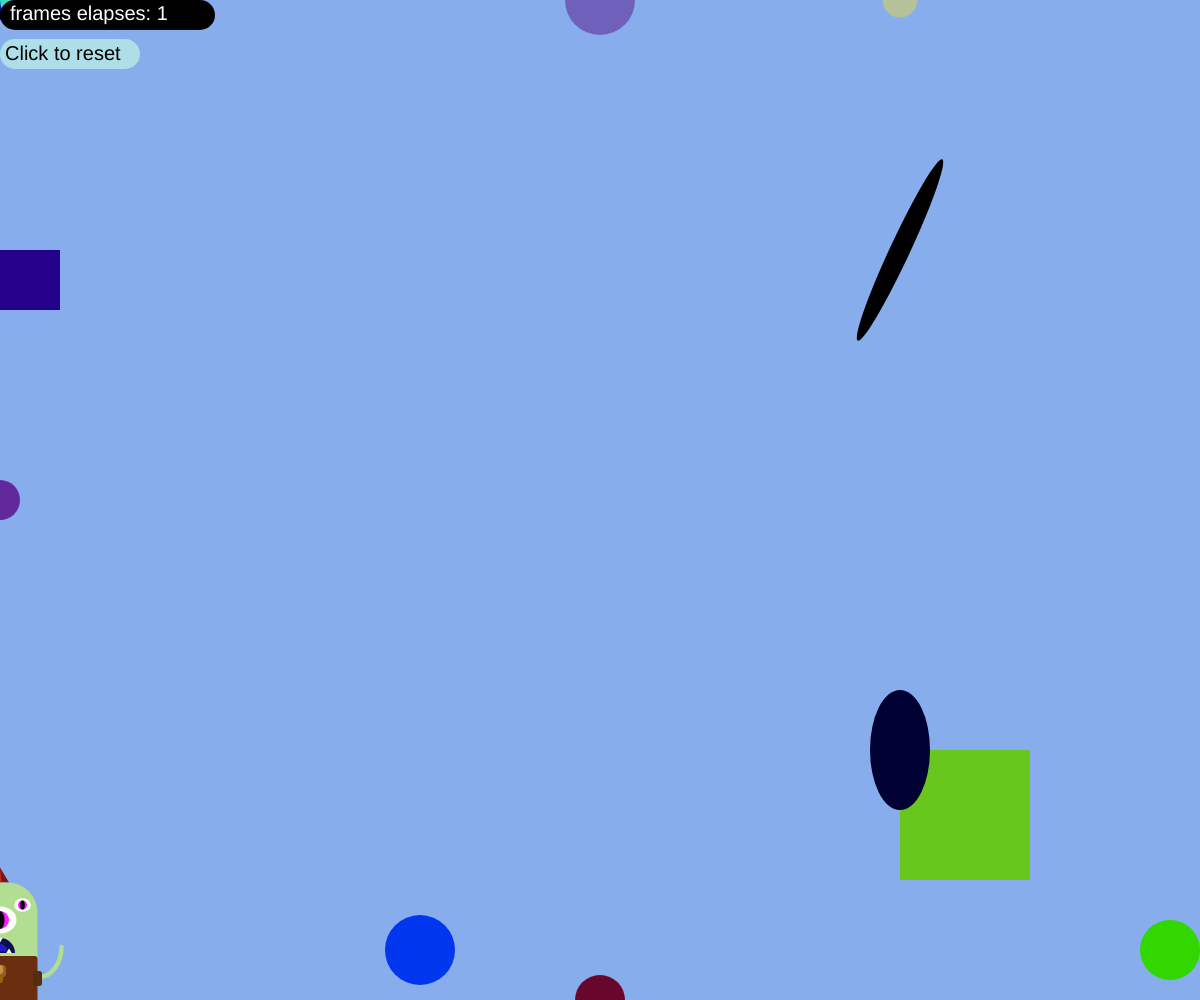
Frame 1 (no input)
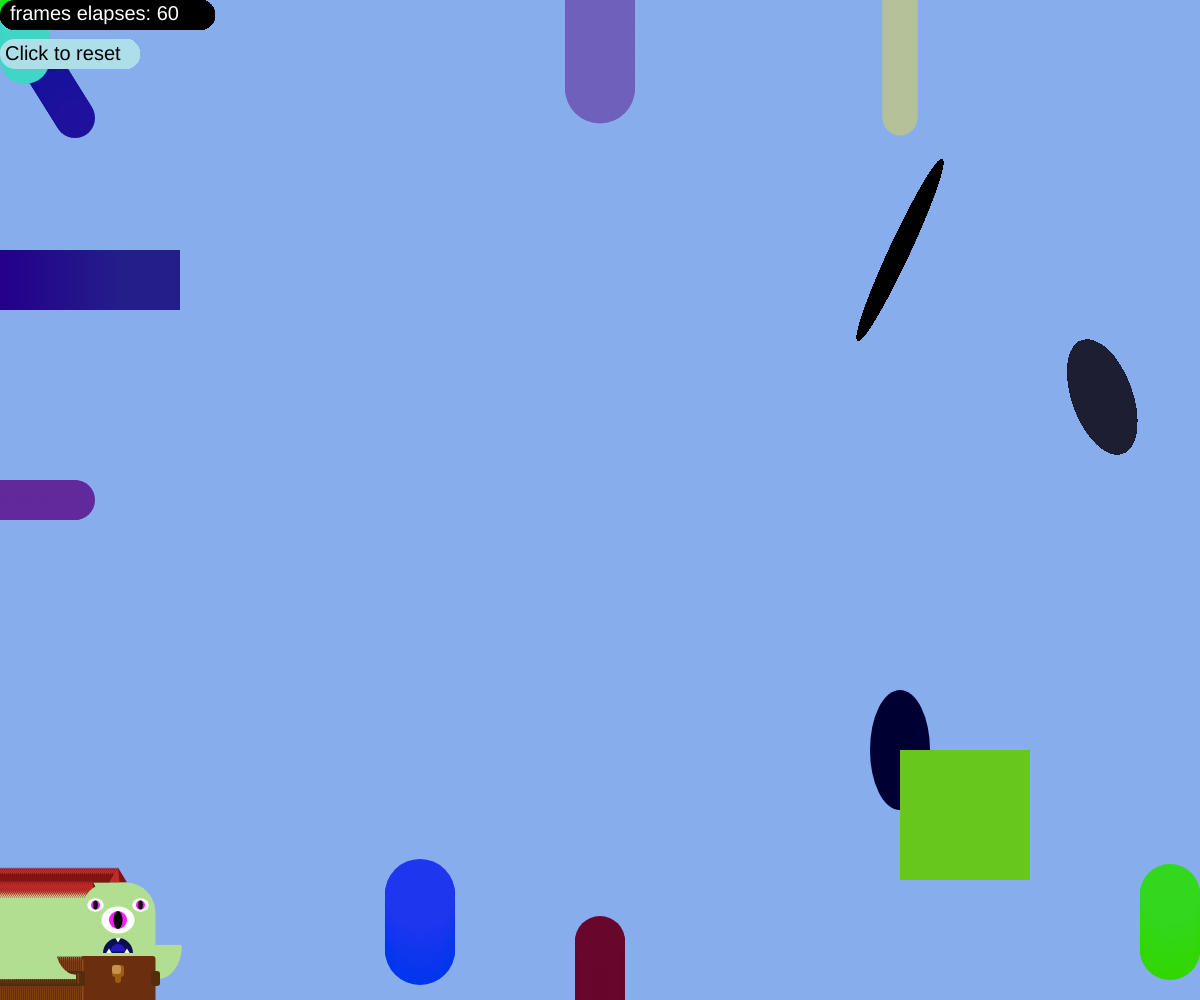
Frame 60 (no input)
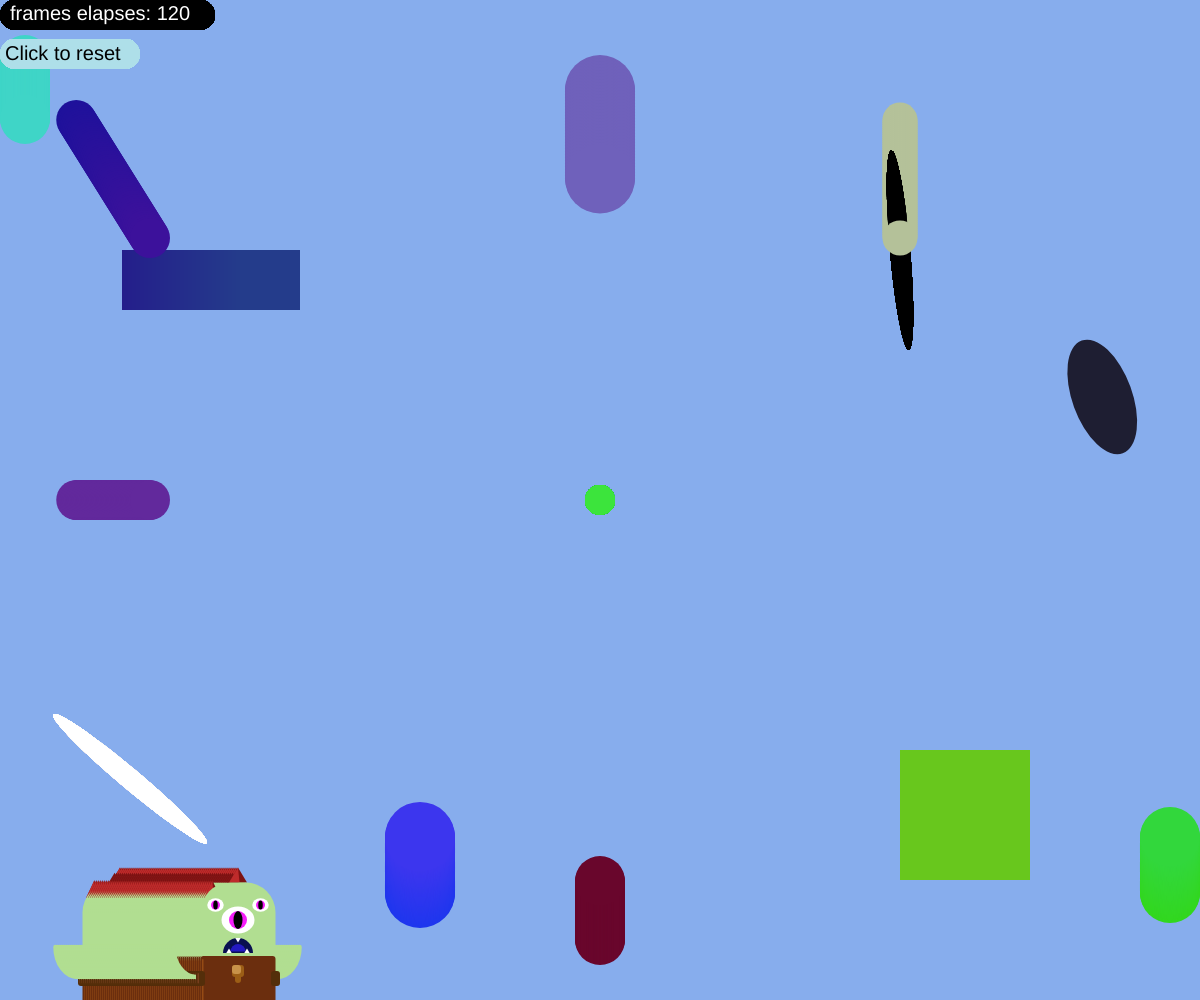
Frame 120 (the mouse pressed at the canvas centre since frame 60)

The p5.js sketch that drew these frames (run headless with seeded random() and noise() and a simulated clock; from frame 60 on, the mouse is pressed at the canvas centre):

// p5.js sketch
// ── sketch.js
function setup() {
//create a canvas
createCanvas( windowWidth, windowHeight );
//set the backgroung color
background(135, 173, 237);
}

//declare the position values
var mPositionX = 0;
var cPositionY = 0;
var cPositionX = 0;
var cPositionX2 = 1000;
var cPositionY2 = 1000;
var angle = 0;

//declare the color values
var redVal = 0;
var greenVal = 0;
var blueVal = 0;

//declare alpha value
var alphaVal = 0;

function draw() {

  //turn the cursor off
  noCursor();

  //new cursor
  noStroke();
  fill( redVal, 228, blueVal);
  ellipse( mouseX, mouseY, 30, 30, alphaVal);

  //sandbox for circle1
  //the angle is controlled by the mouse in circle1, 2 and 3.
  push();
    noStroke();
    fill('rgb(104, 199, 29)');
    rect( windowWidth * 0.75, windowHeight * 0.75, 130 );

    fill( redVal, greenVal, 50 );
    rotate( radians(angle) );
    ellipse( windowWidth * 0.75, windowHeight * 0.75 , 60, 120, alphaVal);

    angle = (mouseX * 0.25) - 20;
  pop();

  //sandbox for circle2
  push();
    translate( windowWidth * 0.75, windowHeight * 0.25);
    rotate( radians(angle) );

    noStroke();
    fill( 255 );
    ellipse ( windowWidth * 0.75, windowHeight * 0.25, 20, 200);

    //circle3
    push();
      noStroke();
      rotate( QUARTER_PI );
      fill( 0 );
      ellipse( 0, 0, 20, 200);
    pop();

  pop();

  //animation lines
  noStroke();
  fill( 50, 215, blueVal );
  ellipse( windowWidth - 30, cPositionY2 * 0.95 , 60);

  noStroke();
  fill( redVal , 54, 238 );
  ellipse( windowWidth * 0.35, cPositionY2 * 0.95 , 70);

  noStroke();
  fill('rgb(105, 6, 44)');
  ellipse( windowWidth * 0.5, cPositionY2, 50);

  noStroke();
  fill( redVal, 17, 155 );
  ellipse( cPositionX * 1.25, cPositionY * 2, 40);

  noStroke();
  fill( 36, greenVal, 139 );
  rect( cPositionX * 2, windowHeight * 0.25, 60, 60);

  noStroke();
  fill('rgb(98, 41, 156)');
  ellipse( cPositionX * 1.25, windowHeight * 0.5, 40);

  noStroke();
  fill('rgb(180, 193, 153)');
  ellipse( windowWidth * 0.75, cPositionY * 2 , 35);

  noStroke();
  fill('rgb(111, 97, 187)');
  ellipse( windowWidth * 0.5, cPositionY * 1.5 , 70);

  noStroke();
  fill('rgb(63, 213, 199)');
  ellipse( 25, cPositionY, 50);

  //text
  fill ('rgb(174, 223, 233)');
  rect( 0, 39, 140, 30, 50);

  fill ( 0 );
  textSize ( 20 );
  text( "Click to reset", 5, 60);

  //frame count
  fill( 0 );
  rect( 0, 0, 215, 30, 20);

  fill ( 255 );
  textSize( 20 );
  text( "frames elapses: " + frameCount, 10, 20 );

  //update the color values
  redVal = redVal + 0.50;
  redVal = redVal % 255;
  greenVal = greenVal + 0.50;
  greenVal = greenVal % 255;
  blueVal = blueVal + 0.50;
  blueVal = blueVal % 255;

  //update the alphaVal
  alphaVal = alphaVal + 0.1;
  alphaVal = alphaVal % 1;

  //update cPositionY and cPositionX every frame
  cPositionY = cPositionY + 1;
  cPositionX = cPositionY + 1;
  cPositionY2 = cPositionY2 - 1;
  cPositionX2 = cPositionX2 - 1;

  //create a sandbox for the monster
  push();
  //move the grid to the center of the canvas.
  translate( mPositionX , windowHeight - 80 );

  //sandbox fot the monster
  push();

    noStroke();
    fill('rgb(135, 173, 237)');
    rect( mPositionX , windowHeight -80 , 500);

    scale(0.30);
    //base of the spines
    fill('rgb(125, 19, 19)');
    noStroke();
    triangle( -30, -125, 0, -175, 30, -125);
    //sandbox for the secondary spines
    push();
      //transformations
      scale(0.9);
      translate( -20, 0 );
      //detail of the main spine
      fill('rgb(125, 19, 19)');
      noStroke();
      triangle( -30, -125, 0, -175, 30, -125 );

      //transalion of the grid
      translate( -75, 80 );
      scale( 1, 1.3);
      //spine no2
      fill('rgb(125, 19, 19)');
      noStroke();
      triangle( -30, -125, 0, -175, 30, -125 );

    pop();

    //details on the spines
    push();
      fill('rgb(190, 43, 43)');
      noStroke();
      triangle( -30, -125, 0, -175, 5, -125);
      pop();

      //sandbox for the secondary spines
     push();
       //trasnformations
       scale(0.9);
       translate( -20, 0 );

       //transalion of the grid
       translate( -75, 80 );
       scale( 1, 1.3);
       //spine no2
       fill('rgb(190, 43, 43)');
       noStroke();
       triangle( -30, -125, 0, -175, 5, -125 );

     pop();

    //base of the head
    fill('rgb(177, 222, 145)');
    noStroke();
    rect( -125, -125, 250, 300, 100, 100, 50, 50);
    //base of the suit
    fill('rgb(107, 46, 14)');
    noStroke();
    rect( -125, 120, 250, 200, 10);

  // sandbox for the eyes
  push();
    //base of eye no1
    fill('rgb(255, 255, 255)');
    noStroke();
    ellipse( 0, 0, 110, 90 );

    //color of eye no1
    fill('rgb(245, 29, 249)');
    noStroke();
    ellipse ( 0, 0, 60 );

    //center of eye no1
    fill('rgb(0, 0, 0)');
    noStroke();
    ellipse ( 0, 0, 30, 60 );

    //sandbox for eye no2
    push();
      //transformations to the grid
      translate ( -75, -50 );
      scale(0.5);

      //base of eye no2
      fill('rgb(255, 255, 255)');
      noStroke();
      ellipse( 0, 0, 110, 90 );

      //color of eye no2
      fill('rgb(245, 29, 249)');
      noStroke();
      ellipse ( 0, 0, 60 );

      //center of eye no2
      fill('rgb(0, 0, 0)');
      noStroke();
      ellipse ( 0, 0, 30, 60 );
    pop();

    //sandbox for eye no3
    push();
      //transformations to the grid
      translate ( 75, -50 );
      scale(0.5);

      //base of eye no3
      fill('rgb(255, 255, 255)');
      noStroke();
      ellipse( 0, 0, 110, 90 );

      //color of eye no3
      fill('rgb(245, 29, 249)');
      noStroke();
      ellipse ( 0, 0, 60 );

      //center of eye no3
      fill('rgb(0, 0, 0)');
      noStroke();
      ellipse ( 0, 0, 30, 60 );
    pop();

  //sandbox for the mouth
  push();
    //tranlate the grid for the mouth
    translate(0, 110);

    //base of the mouth
    fill('rgb(9, 16, 80)');
    noStroke();
    arc( 0, 0, 100, 100, PI, 0);
  pop();

  //tonge
  push();
    translate( 0, 100 );

    //shape of the mouth
    fill('rgb(36, 26, 194)');
    noStroke();
    arc( 0, 5, 50, 50, PI, 0);
  pop();

    //teeth
    translate( 0, 10);
    //shape of the teeth
    fill('255');
    noStroke();
    triangle(-9, 50, 0, 65, 9, 50);

    //sandbox for details
    push();
      //flip the grid
      scale( 1, -1 );
      translate( 0, -150);

      //details
      push();
        translate( -30, 0 );
        fill('255');
        noStroke();
        triangle(-9, 50, 0, 65, 9, 50);
      pop();

      push();
        translate( 30, 0 );
        fill('255');
        noStroke();
        triangle(-9, 50, 0, 65, 9, 50);
      pop();

     pop();

     //clothes
     push();
       translate( 0, 120 );

       fill('rgb(156, 94, 22)');
       noStroke();
       rect( -20, 20, 40, 40, 10);

       noStroke();
       rect( -10, 20, 20, 60, 10);

       //light
       fill('rgb(200, 146, 73)');
       noStroke();
       rect( -20, 20, 30, 30, 10);

      pop();
    pop();

    //arms
    push();
      translate(0, 170);

      //light
      fill('rgb(149, 75, 21)');
      rect(-120, -40, 5, 180, 10);

      //arm no1
      push();
      translate( -140, -80 );

      noFill();
      stroke('rgb(177, 222, 145)');
      strokeWeight(15);
      arc( 0, 0, 150, 200, HALF_PI, PI);

      //arm no2
      scale( -1, 1 );
      translate( -270, 0 );

      noFill();
      stroke('rgb(177, 222, 145)');
      strokeWeight(15);
      arc( 0, 0, 150, 200, HALF_PI, PI);

      pop();

      //sleeves
      fill('rgb(84, 46, 10)');
      rect( 110, 0, 30, 50, 10);

      fill('rgb(84, 46, 10)');
      rect( -140, 0, 30, 50, 10);

      //sleeves's light
      fill('rgb(120, 62, 30)');
      rect( -135, 7, 5, 35, 10);

    pop();
  pop();

mPositionX = mPositionX + 2;
}

//reset the background
function mousePressed() {

background(135, 173, 237);

}
